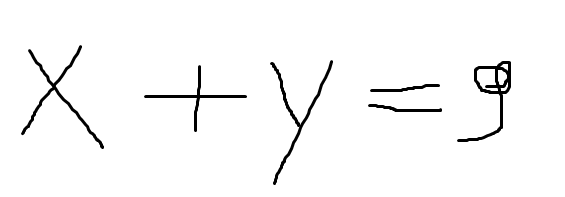
#> input picture tests/test16.png, 565 x 197 px
$ jupyter execute --allow-errors anotherone.ipynb   (shell and % lines are left out)
#> lines starting #> are read from the running program, lines starting #| are printed output that depends on the picture; after the words box and inside, x2 and y2 are one past the last pixel; in counts of white or black regions, pixels touching at a corner belong together
[cell 1]
import os
import pickle
import cv2
import numpy as np
from functools import cmp_to_key
from sklearn.model_selection import train_test_split
import tensorflow.keras as keras
import tensorflow as tf

from tensorflow import keras
import matplotlib.pyplot as plt

[cell 2]
def extractSymbols(imgOrig, showSteps = False):
    debugImgSteps = []
    imgGray = cv2.cvtColor(imgOrig,cv2.COLOR_BGR2GRAY)
    imgFiltered = cv2.medianBlur(imgGray, 5)
    debugImgSteps.append(imgFiltered)

    imgCanny = cv2.Canny(imgFiltered, 50,180)
    debugImgSteps.append(imgCanny)

    kernel = np.ones((5,5), np.uint8)
    imgDilated = cv2.dilate(imgCanny, kernel, iterations=5)
    debugImgSteps.append(imgDilated)

    contours, _= cv2.findContours(imgDilated, cv2.RETR_EXTERNAL, cv2.CHAIN_APPROX_NONE)

    boundingBoxes = []
    for contour in contours:
        x,y,w,h = cv2.boundingRect(contour)
        boundingBoxes.append((x,y,w,h))

    global rowsG
    rowsG, _, _ = imgOrig.shape
    key_leftRightTopBottom = cmp_to_key(leftRightTopBottom)
    boundingBoxes = sorted(boundingBoxes, key=key_leftRightTopBottom)

    symbols = []
    for (i, box) in enumerate(boundingBoxes):
        x,y,w,h = box
        mathSymbol = imgOrig[y:y+h, x:x+w]
        mathSymbol = cv2.cvtColor(mathSymbol, cv2.COLOR_BGR2GRAY) #converting to Gray as tensorflow deals with grayscale or RGB, not BGR
        mathSymbol = cv2.resize(mathSymbol, (45,45), interpolation=cv2.INTER_AREA) #to have the same size as trained images in the dataset
        debugImgSteps.append(mathSymbol)
        mathSymbolF = mathSymbol.astype('float32') #optional: tensorflows deals with float32, not uint8
        tf.keras.utils.normalize(mathSymbolF, axis=1)
        symbols.append(mathSymbolF)

    if showSteps:
        dispImages(debugImgSteps)

    return symbols

[cell 3]
def leftRightTopBottom(tup1, tup2):
    x1, y1, _, _ = tup1
    x2, y2, _, _ = tup2
    rows = rowsG
    yRegion1, yRegion2 = -1, -1

    for i in range(4):
        if y1 < rows/4 + rows*(i/4):
            yRegion1 = i
            break
    else:
        if yRegion1 == -1:
            yRegion1 = 4

    for i in range(4):
        if y2 < rows/4 + rows*(i/4):
            yRegion2 = i
            break
    else:
        if yRegion2 == -1:
            yRegion2 = 4

    if yRegion1 < yRegion2:
        return -1
    elif yRegion2 < yRegion1:
        return 1
    elif x1 <= x2:
        return -1
    else:
        return 1

[cell 4]
# [6 lines left out: function dispImages, not called in this run]

[cell 5]
img = cv2.imread('tests/test16.png')
#> img is the input picture: shape (197, 565, 3); min 0, max 255, mean 248
#> (the rest of this cell did not finish here and is left out)

#> in extractSymbols, `imgCanny = cv2.Canny(imgFiltered, 50,180)`:
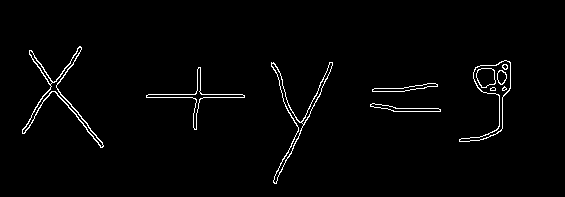
#> imgCanny: shape (197, 565); 1.9% white in thin lines or dots, all inside (x1, y1, x2, y2) = (22, 46, 511, 184)
#> in extractSymbols, `imgDilated = cv2.dilate(imgCanny, kernel, iterations=5)`:
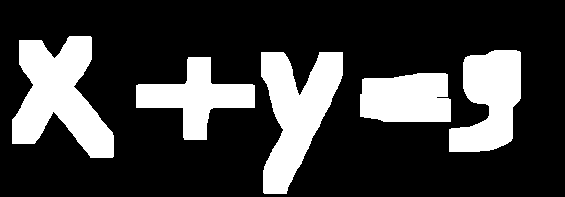
#> imgDilated: shape (197, 565); 24.2% white; 5 white regions
#> in extractSymbols, `contours, _= cv2.findContours(imgDilated, cv2.RETR_EXTERNAL, cv2.CHAIN..`: contours = 5 contours; box (x1, y1, x2, y2) and area: (12, 36, 114, 158) 6900, (261, 52, 343, 194) 6236, (449, 50, 521, 152) 4814, (136, 57, 255, 140) 4111, (360, 73, 451, 122) 3888
#> the loop in extractSymbols, `for contour in contours:` made 5 passes
#> (x, y, w, h) on passes 1 to 5: (360, 73, 91, 49), (136, 57, 119, 83), (261, 52, 82, 142), (449, 50, 72, 102), (12, 36, 102, 122)
#> after the loop in extractSymbols, `for contour in contours:`: boundingBoxes = [(360, 73, 91, 49), (136, 57, 119, 83), (261, 52, 82, 142), (449, 50, 72, 102), (12, 36, 102, 122)]
#> in extractSymbols, `boundingBoxes = sorted(boundingBoxes, key=key_leftRightTopBottom)`: boundingBoxes = [(12, 36, 102, 122), (136, 57, 119, 83), (261, 52, 82, 142), (360, 73, 91, 49), (449, 50, 72, 102)]
#> the loop in extractSymbols, `for (i, box) in enumerate(boundingBoxes):` made 1 pass
#> pass 1, in extractSymbols, `mathSymbol = imgOrig[y:y+h, x:x+w]`:
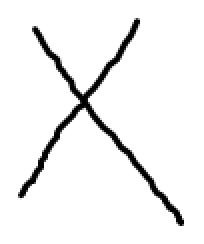
#> mathSymbol: shape (122, 102, 3) (shown 2 times larger); min 0, max 255, mean 240.6
#> pass 1, in extractSymbols, `mathSymbol = cv2.resize(mathSymbol, (45,45), interpolation=cv2.INTER_A..`:
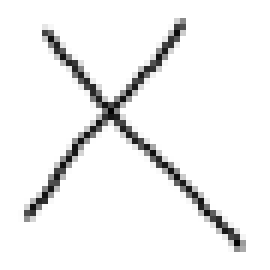
#> mathSymbol: shape (45, 45) (shown 6 times larger); min 2, max 255, mean 240.6
#> after the loop in extractSymbols, `for (i, box) in enumerate(boundingBoxes):`: debugImgSteps = 4 items; symbols = []

## Normalizing image pixels

[cell 6]
dic = {
    "decimal":r".",
    "div":r"\div",
    "eight": r"8",
    "equal": r"=",
    "five": r"5",
    "four": r"4",
    "minus": r"-",
    "nine": r"9",
    "one": r"1",
    "plus cleaned": r"+",
    "seven": r"7",
    "six": r"6",
    "three": r"3",
    "times": r"\times",
    "two": r"2",
    "zero": r"0",

}

# Preparing the dataset

## Reading the kaggle [dataset](https://www.kaggle.com/datasets/xainano/handwrittenmathsymbols?resource=download)

Steps:
1. create a list of images and another list of labels for each image
2. store them in pickle files for easy retrieval when re-running the code

[cell 7]
def loadData(dataDir):
    imgs = []
    labels = []
    for key, value in dic.items():
        path = os.path.join(dataDir, key)
        print(path)
        for imgName in os.listdir(path):
            try:
                img = cv2.imread(os.path.join(path, imgName), cv2.COLOR_BGR2GRAY)
                imgs.append(img)
                labels.append(value)
            except Exception as e:
                print(e)
    return (imgs, labels)

The following cell is commented as it takes a long time (10min if image RGB, 1min otherwise) to create the pickle files

#> (a cell that did not finish here is left out)

$ run again, with tests/test1.png copied over tests/test16.png
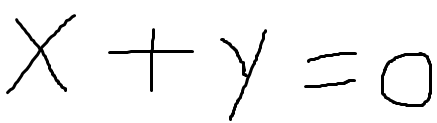
#> input picture tests/test1.png, 437 x 123 px
#> img is the input picture: shape (123, 437, 3); min 0, max 255, mean 243.9
#> in extractSymbols, `imgCanny = cv2.Canny(imgFiltered, 50,180)`:
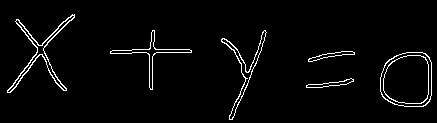
#> imgCanny: shape (123, 437); 3.1% white in thin lines or dots, all inside (x1, y1, x2, y2) = (7, 14, 432, 120)
#> imgDilated: shape (123, 437); 40.6% white; 5 white regions
#> contours = 5 contours; box (x1, y1, x2, y2) and area: (0, 4, 85, 103) 5696, (370, 42, 437, 117) 4589, (211, 20, 277, 123) 4147, (100, 20, 202, 100) 3644, (296, 41, 365, 98) 3332
#> the loop in extractSymbols, `for contour in contours:` made 5 passes
#> (x, y, w, h) on passes 1 to 5: (370, 42, 67, 75), (296, 41, 69, 57), (211, 20, 66, 103), (100, 20, 102, 80), (0, 4, 85, 99)
#> after the loop in extractSymbols, `for contour in contours:`: boundingBoxes = [(370, 42, 67, 75), (296, 41, 69, 57), (211, 20, 66, 103), (100, 20, 102, 80), (0, 4, 85, 99)]
#> in extractSymbols, `boundingBoxes = sorted(boundingBoxes, key=key_leftRightTopBottom)`: boundingBoxes = [(0, 4, 85, 99), (100, 20, 102, 80), (211, 20, 66, 103), (296, 41, 69, 57), (370, 42, 67, 75)]
#> the loop in extractSymbols, `for (i, box) in enumerate(boundingBoxes):` made 1 pass
#> pass 1, in extractSymbols, `mathSymbol = cv2.resize(mathSymbol, (45,45), interpolation=cv2.INTER_A..`:
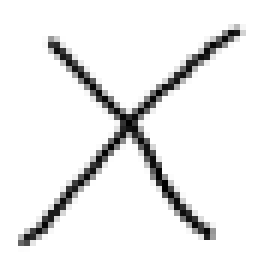
#> mathSymbol: shape (45, 45) (shown 6 times larger); min 0, max 255, mean 237.1
#> after the loop in extractSymbols, `for (i, box) in enumerate(boundingBoxes):`: debugImgSteps = 4 items; symbols = []

$ run again, with tests/test11.png copied over tests/test16.png
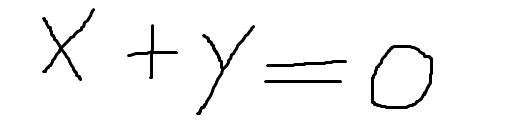
#> input picture tests/test11.png, 512 x 121 px
#> img is the input picture: shape (121, 512, 3); min 0, max 255, mean 245.3
#> in extractSymbols, `imgCanny = cv2.Canny(imgFiltered, 50,180)`:
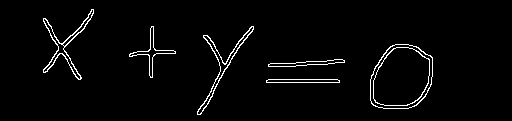
#> imgCanny: shape (121, 512); 2.7% white in thin lines or dots, all inside (x1, y1, x2, y2) = (43, 9, 433, 115)
#> imgDilated: shape (121, 512); 35% white; 5 white regions
#> contours = 5 contours; box (x1, y1, x2, y2) and area: (360, 34, 443, 119) 6173, (33, 0, 104, 90) 4516, (187, 16, 264, 121) 4419, (256, 49, 355, 93) 3881, (119, 16, 186, 88) 2662
#> the loop in extractSymbols, `for contour in contours:` made 5 passes
#> (x, y, w, h) on passes 1 to 5: (256, 49, 99, 44), (360, 34, 83, 85), (187, 16, 77, 105), (119, 16, 67, 72), (33, 0, 71, 90)
#> after the loop in extractSymbols, `for contour in contours:`: boundingBoxes = [(256, 49, 99, 44), (360, 34, 83, 85), (187, 16, 77, 105), (119, 16, 67, 72), (33, 0, 71, 90)]
#> in extractSymbols, `boundingBoxes = sorted(boundingBoxes, key=key_leftRightTopBottom)`: boundingBoxes = [(33, 0, 71, 90), (119, 16, 67, 72), (187, 16, 77, 105), (256, 49, 99, 44), (360, 34, 83, 85)]
#> the loop in extractSymbols, `for (i, box) in enumerate(boundingBoxes):` made 1 pass
#> pass 1, in extractSymbols, `mathSymbol = cv2.resize(mathSymbol, (45,45), interpolation=cv2.INTER_A..`:
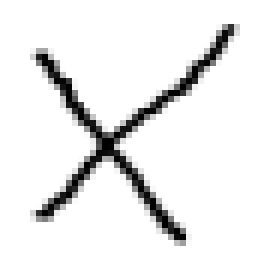
#> mathSymbol: shape (45, 45) (shown 6 times larger); min 0, max 255, mean 235.6
#> after the loop in extractSymbols, `for (i, box) in enumerate(boundingBoxes):`: debugImgSteps = 4 items; symbols = []

$ run again, with tests/test13.png copied over tests/test16.png
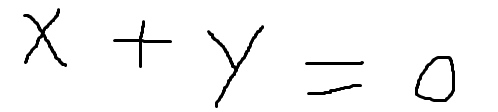
#> input picture tests/test13.png, 498 x 112 px
#> img is the input picture: shape (112, 498, 3); min 0, max 255, mean 245.9
#> in extractSymbols, `imgCanny = cv2.Canny(imgFiltered, 50,180)`:
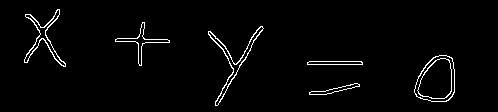
#> imgCanny: shape (112, 498); 2.4% white in thin lines or dots, all inside (x1, y1, x2, y2) = (24, 9, 455, 106)
#> imgDilated: shape (112, 498); 33.1% white; 5 white regions
#> contours = 5 contours; box (x1, y1, x2, y2) and area: (198, 16, 274, 112) 4334, (14, 0, 76, 77) 3768, (404, 45, 465, 112) 3571, (297, 51, 373, 105) 3482, (105, 12, 180, 76) 2650
#> the loop in extractSymbols, `for contour in contours:` made 5 passes
#> (x, y, w, h) on passes 1 to 5: (297, 51, 76, 54), (404, 45, 61, 67), (198, 16, 76, 96), (105, 12, 75, 64), (14, 0, 62, 77)
#> after the loop in extractSymbols, `for contour in contours:`: boundingBoxes = [(297, 51, 76, 54), (404, 45, 61, 67), (198, 16, 76, 96), (105, 12, 75, 64), (14, 0, 62, 77)]
#> in extractSymbols, `boundingBoxes = sorted(boundingBoxes, key=key_leftRightTopBottom)`: boundingBoxes = [(14, 0, 62, 77), (105, 12, 75, 64), (198, 16, 76, 96), (297, 51, 76, 54), (404, 45, 61, 67)]
#> the loop in extractSymbols, `for (i, box) in enumerate(boundingBoxes):` made 1 pass
#> pass 1, in extractSymbols, `mathSymbol = cv2.resize(mathSymbol, (45,45), interpolation=cv2.INTER_A..`:
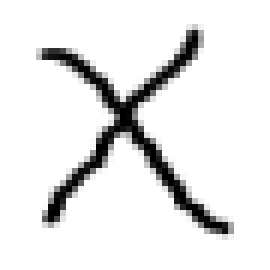
#> mathSymbol: shape (45, 45) (shown 6 times larger); min 0, max 255, mean 231.7
#> after the loop in extractSymbols, `for (i, box) in enumerate(boundingBoxes):`: debugImgSteps = 4 items; symbols = []
